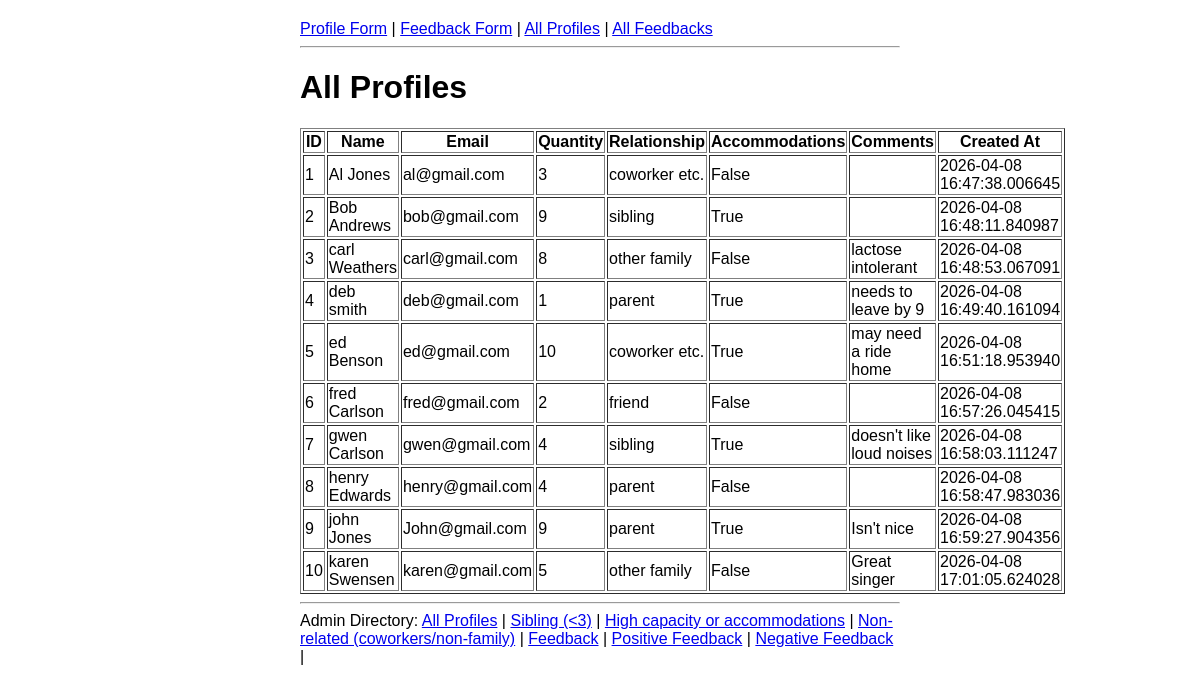
Before: /admin/profiles with the older database file.
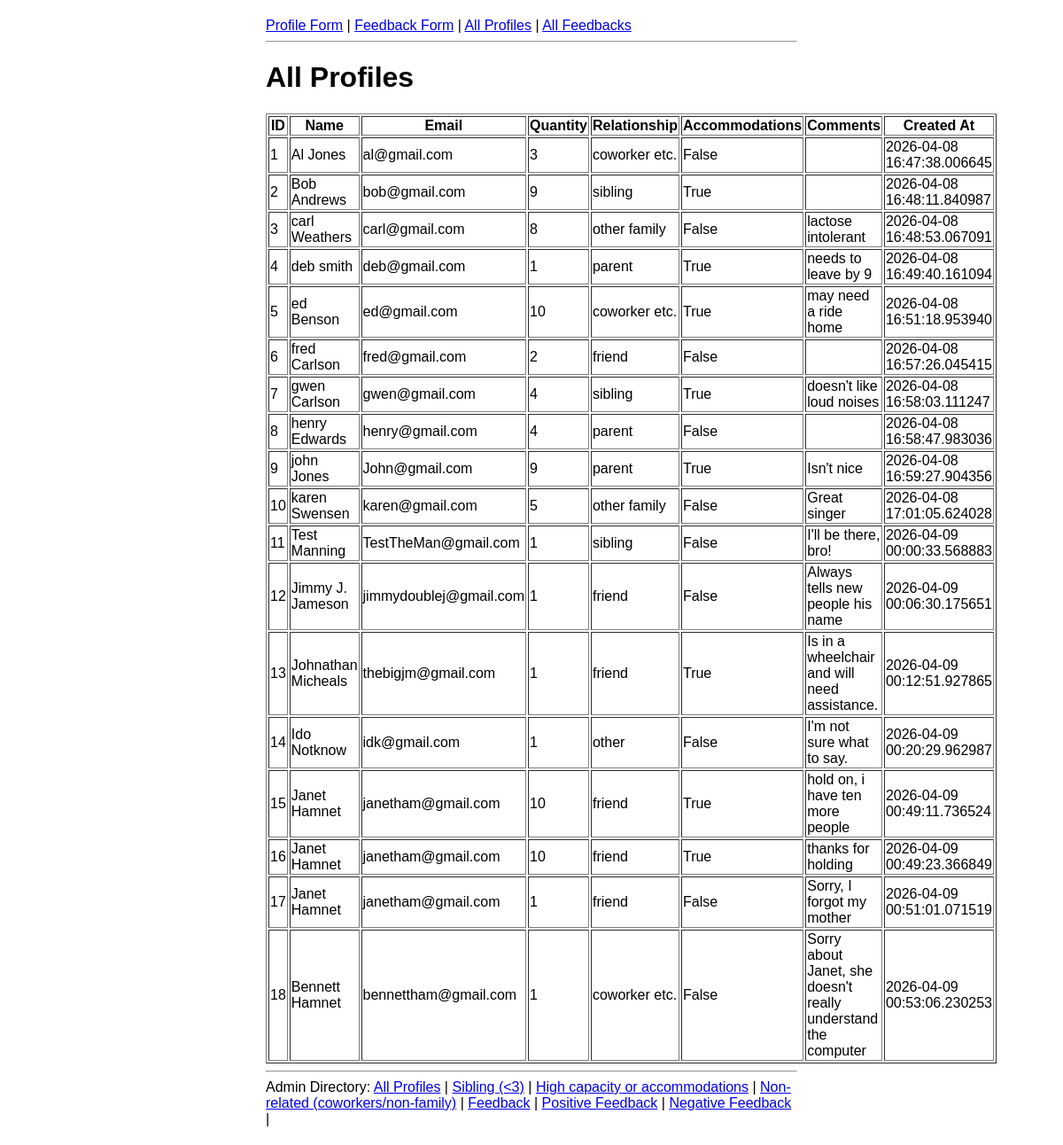
After: the same page with the newer database file.
### app.py (models this page shows)
class Profile(db.Model):
    id = db.Column(db.Integer, primary_key=True)
    name = db.Column(db.String(100), nullable=False)
    email = db.Column(db.String(100), nullable=False)
    quan = db.Column(db.Integer, nullable=False)
    comments = db.Column(db.Text)
    rel = db.Column(db.String(50), nullable=False)
    accommodations = db.Column(db.Boolean, default=False)
    created_at = db.Column(db.DateTime, default=datetime.utcnow)

### app.py (the view)
@app.route('/admin/profiles')
def admin_profiles():
    profiles = Profile.query.all()
    return render_template('admin_profiles.html', profiles=profiles) + admin_nav_html()

### app.py (called while the page is built)
def admin_nav_html():
    return ("<hr><div>Admin Directory: "
            "<a href=\"/admin/profiles\">All Profiles</a> | "
            "<a href=\"/admin/profiles/siblings\">Sibling (&lt;3)</a> | "
            "<a href=\"/admin/profiles/high_capacity_or_accommodations\">High capacity or accommodations</a> | "
            "<a href=\"/admin/profiles/non_related\">Non-related (coworkers/non-family)</a> | "
            "<a href=\"/admin/feedback\">Feedback</a> | "
            "<a href=\"/admin/feedback/positive\">Positive Feedback</a> | "
            "<a href=\"/admin/feedback/negative\">Negative Feedback</a> | "
            "</div>")

### Templates/admin_profiles.html
{% extends "base.html" %}
{% block content %}
    <h1>All Profiles</h1>
    <table border="1">
        <tr>
            <th>ID</th>
            <th>Name</th>
            <th>Email</th>
            <th>Quantity</th>
            <th>Relationship</th>
            <th>Accommodations</th>
            <th>Comments</th>
            <th>Created At</th>
        </tr>
        {% for profile in profiles %}
        <tr>
            <td>{{ profile.id }}</td>
            <td>{{ profile.name }}</td>
            <td>{{ profile.email }}</td>
            <td>{{ profile.quan }}</td>
            <td>{{ profile.rel }}</td>
            <td>{{ profile.accommodations }}</td>
            <td>{{ profile.comments }}</td>
            <td>{{ profile.created_at }}</td>
        </tr>
        {% endfor %}
    </table>
{% endblock %}

### Templates/base.html (shortened to what this page needs)
<!DOCTYPE html>
<html>
<head>
    <link rel="stylesheet" type="text/css" href="{{ url_for('static', filename='style.css') }}">
</head>
<body>
    <nav>
        <a href="{{ url_for('profile') }}">Profile Form</a>  |
        <a href="{{ url_for('feedback') }}">Feedback Form</a>  |
        <a href="{{ url_for('admin_profiles') }}">All Profiles</a>  |
        <a href="{{ url_for('admin_feedback') }}">All Feedbacks</a>
    </nav>
    <hr>
    {% block content %}{% endblock %}
</body>
</html>

### static/style.css (style rules this page uses)
body { font-family: Arial, sans-serif; max-width: 600px; margin: 0 auto; padding: 20px; }

Changed rows visible on the page:
added Profile: id "11", name "Test Manning", email "TestTheMan@gmail.com", quan "1", rel "sibling", accommodations "False", comments "I'll be there, bro!", created_at "2026-04-09 00:00:33.568883"
added Profile: id "12", name "Jimmy J. Jameson", email "jimmydoublej@gmail.com", quan "1", rel "friend", accommodations "False", comments "Always tells new people his name", created_at "2026-04-09 00:06:30.175651"
added Profile: id "13", name "Johnathan Micheals", email "thebigjm@gmail.com", quan "1", rel "friend", accommodations "True", comments "Is in a wheelchair and will need assistance.", created_at "2026-04-09 00:12:51.927865"
added Profile: id "14", name "Ido Notknow", email "idk@gmail.com", quan "1", rel "other", accommodations "False", comments "I'm not sure what to say.", created_at "2026-04-09 00:20:29.962987"
added Profile: id "15", name "Janet Hamnet", email "janetham@gmail.com", quan "10", rel "friend", accommodations "True", comments "hold on, i have ten more people", created_at "2026-04-09 00:49:11.736524"
added Profile: id "16", name "Janet Hamnet", email "janetham@gmail.com", quan "10", rel "friend", accommodations "True", comments "thanks for holding", created_at "2026-04-09 00:49:23.366849"
added Profile: id "17", name "Janet Hamnet", email "janetham@gmail.com", quan "1", rel "friend", accommodations "False", comments "Sorry, I forgot my mother", created_at "2026-04-09 00:51:01.071519"
added Profile: id "18", name "Bennett Hamnet", email "bennettham@gmail.com", quan "1", rel "coworker etc.", accommodations "False", comments "Sorry about Janet, she doesn't really understand the computer", created_at "2026-04-09 00:53:06.230253"
